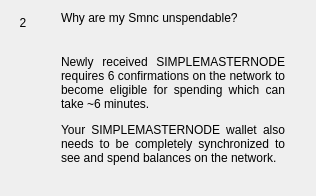
                  <widget class="QWidget" name="widgetFaq2" native="true">
                   <layout class="QHBoxLayout" name="horizontalPage2" stretch="0,1">
                    <item alignment="Qt::AlignTop">
                     <widget class="QLabel" name="labelNumber2">
                      <property name="minimumSize">
                       <size>
                        <width>24</width>
                        <height>24</height>
                       </size>
                      </property>
                      <property name="maximumSize">
                       <size>
                        <width>16777215</width>
                        <height>24</height>
                       </size>
                      </property>
                      <property name="text">
                       <string>2</string>
                      </property>
                      <property name="alignment">
                       <set>Qt::AlignCenter</set>
                      </property>
                     </widget>
                    </item>
                    <item>
                     <layout class="QVBoxLayout" name="verticalLayoutPage2">
                      <property name="spacing">
                       <number>0</number>
                      </property>
                      <property name="leftMargin">
                       <number>20</number>
                      </property>
                      <property name="rightMargin">
                       <number>20</number>
                      </property>
                      <item>
                       <widget class="QLabel" name="labelSubtitle2">
                        <property name="text">
                         <string>Why are my Smnc unspendable?</string>
                        </property>
                        <property name="wordWrap">
                         <bool>true</bool>
                        </property>
                       </widget>
                      </item>
                      <item>
                       <spacer name="verticalSpacer_20">
                        <property name="orientation">
                         <enum>Qt::Vertical</enum>
                        </property>
                        <property name="sizeType">
                         <enum>QSizePolicy::Fixed</enum>
                        </property>
                        <property name="sizeHint" stdset="0">
                         <size>
                          <width>20</width>
                          <height>30</height>
                         </size>
                        </property>
                       </spacer>
                      </item>
                      <item>
                       <widget class="QLabel" name="labelContent2">
                        <property name="text">
                         <string>
                           &lt;html&gt;&lt;head/&gt;&lt;body&gt;&lt;p align=&quot;justify&quot;&gt;
                           Newly received SIMPLEMASTERNODE requires 6 confirmations on the network
                           to become eligible for spending which can take ~6 minutes.
                           &lt;/p&gt;&lt;p align=&quot;justify&quot;&gt;
                           Your SIMPLEMASTERNODE wallet also needs to be completely synchronized
                           to see and spend balances on the network.
                           &lt;/p&gt;&lt;/body&gt;&lt;/html&gt;
                         </string>
                        </property>
                        <property name="alignment">
                         <set>Qt::AlignLeading|Qt::AlignLeft|Qt::AlignTop</set>
                        </property>
                        <property name="wordWrap">
                         <bool>true</bool>
                        </property>
                       </widget>
                      </item>
                      <item>
                       <spacer name="verticalSpacer_21">
                        <property name="orientation">
                         <enum>Qt::Vertical</enum>
                        </property>
                        <property name="sizeHint" stdset="0">
                         <size>
                          <width>20</width>
                          <height>20</height>
                         </size>
                        </property>
                       </spacer>
                      </item>
                     </layout>
                    </item>
                   </layout>
                  </widget>
